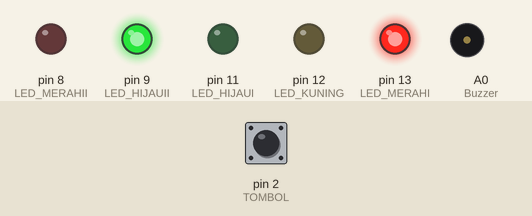
The sketch below on a simulated Arduino Uno, built with avr-gcc and run on an emulated ATmega328P. Parts: output pins drawn as LEDs (lit = HIGH), buzzer (waves = sounding, pin HIGH). The inputs (shaded band) are chosen by the test bench; at power-on: pin 2 (TOMBOL) HIGH. What the sketch prints to the serial monitor is not drawn.

Above: at 5.0 s.
At 10.7 s:
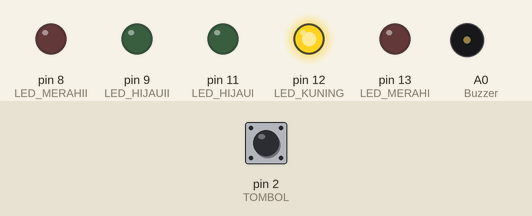
At 15.5 s:
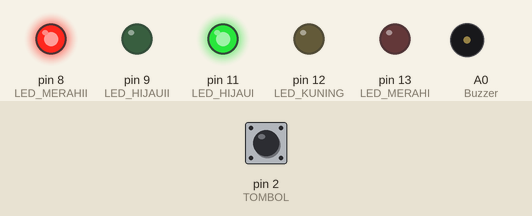
Timing chart, 0 to 25.4 s (numbered marks = the images above):
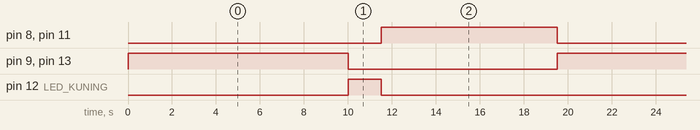

The sketch:

debugfsm2.ino
```cpp
#define LED_MERAHI 13
#define LED_KUNING 12
#define LED_HIJAUI 11
#define LED_MERAHII 8
#define LED_HIJAUII 9
#define Buzzer A0
#define TOMBOL 2

int state = 1;
int input_sblm = HIGH;
int tepi_naik = HIGH;

unsigned long waktu_debouncing = 0;
unsigned long delay_debouncing = 50;

int input = LOW;
int kondisi_sblm = LOW;

unsigned long waktu_state = 0;
unsigned long delay_state1 = 10000;
unsigned long delay_state2 = 1500;
unsigned long delay_state3 = 8000;

void state_1();
void state_2();
void state_3();
void state_4();

void setup() {
Serial.begin(9600);

  pinMode(LED_MERAHI, OUTPUT);
  pinMode(LED_MERAHII, OUTPUT);
  pinMode(LED_KUNING, OUTPUT);
  pinMode(LED_HIJAUI, OUTPUT);
  pinMode(LED_HIJAUII, OUTPUT);
  pinMode(Buzzer, OUTPUT);
  pinMode(TOMBOL, INPUT_PULLUP);
}

void loop() {
Serial.println(waktu_state);
  int kondisi = digitalRead(TOMBOL);
  if (kondisi != kondisi_sblm) {
    waktu_debouncing = millis();
  }
  if ((millis() - waktu_debouncing) > delay_debouncing) {
    if (kondisi != input) {
      input = kondisi;
    }
  }
  kondisi_sblm = kondisi;
  if (input == LOW && input_sblm == HIGH) {
    input_sblm = input;
  } else if (input == HIGH && input_sblm == LOW) {
    input_sblm = input;
    tepi_naik = LOW;
  }

  switch (state) {
    case 1:
      state_1();
      if ((millis() - waktu_state) > delay_state1) {
        state = 2;
        waktu_state = millis();
      }
      break;

    case 2:
      state_2();
      if ((millis() - waktu_state) > delay_state2) {
        state = 3;
        waktu_state = millis();
      }
      break;
    case 3:
      state_3();
      if ((millis() - waktu_state) > delay_state3) {
        state = 1;
        waktu_state = millis();

      } else if (tepi_naik == LOW) {
        state = 4;
        waktu_state = millis();
      }
      break;
    case 4:
      digitalWrite(LED_MERAHI, LOW);
      digitalWrite(LED_MERAHII, HIGH);
      digitalWrite(LED_HIJAUI, HIGH);
      digitalWrite(LED_HIJAUII, LOW);
      digitalWrite(LED_KUNING, HIGH);
      digitalWrite(Buzzer, HIGH);
      delay(1000);
      digitalWrite(LED_KUNING, LOW);
      digitalWrite(Buzzer, LOW);
      delay(1000);
      digitalWrite(LED_KUNING, HIGH);
      digitalWrite(Buzzer, HIGH);
      delay(1000);
      digitalWrite(LED_KUNING, LOW);
      digitalWrite(Buzzer, LOW);
      delay(1000);
      digitalWrite(LED_KUNING, HIGH);
     digitalWrite(Buzzer, HIGH);
      delay(1000);
      digitalWrite(LED_KUNING, LOW);
      digitalWrite(Buzzer, LOW);
      delay(1000);
      state = 1;
      waktu_state = millis();
      break;
  }
  tepi_naik = HIGH;
}

void state_1() {
  digitalWrite(LED_MERAHI, HIGH);
  digitalWrite(LED_MERAHII, LOW);
  digitalWrite(LED_KUNING, LOW);
  digitalWrite(LED_HIJAUI, LOW);
  digitalWrite(LED_HIJAUII, HIGH);
}

void state_2() {
  digitalWrite(LED_MERAHI, LOW);
  digitalWrite(LED_MERAHII, LOW);
  digitalWrite(LED_KUNING, HIGH);
  digitalWrite(LED_HIJAUI, LOW);
  digitalWrite(LED_HIJAUII, LOW);
}

void state_3() {
  digitalWrite(LED_MERAHI, LOW);
  digitalWrite(LED_MERAHII, HIGH);
  digitalWrite(LED_KUNING, LOW);
  digitalWrite(LED_HIJAUI, HIGH);
  digitalWrite(LED_HIJAUII, LOW);
}
```

Measured:
- by itself, pin 8 (LED_MERAHII), pin 11 (LED_HIJAUI): alternates HIGH for 8.0 s and LOW for 11.5 s
- by itself, pin 9 (LED_HIJAUII), pin 13 (LED_MERAHI): alternates HIGH for 10.0 s and LOW for 9.5 s
- by itself, pin 12 (LED_KUNING): alternates HIGH for 1.5 s and LOW for 18.0 s
